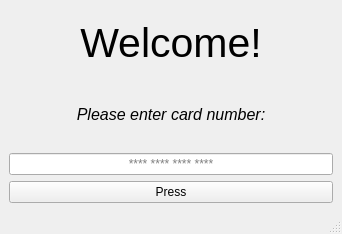
<?xml version="1.0" encoding="UTF-8"?>
<ui version="4.0">
 <class>MainWindow</class>
 <widget class="QMainWindow" name="MainWindow">
  <property name="geometry">
   <rect>
    <x>0</x>
    <y>0</y>
    <width>342</width>
    <height>234</height>
   </rect>
  </property>
  <property name="windowTitle">
   <string>MainWindow</string>
  </property>
  <widget class="QWidget" name="centralwidget">
   <layout class="QVBoxLayout" name="verticalLayout_2">
    <item>
     <layout class="QVBoxLayout" name="verticalLayout">
      <item>
       <widget class="QLabel" name="welcome_label">
        <property name="font">
         <font>
          <pointsize>31</pointsize>
          <weight>50</weight>
          <italic>false</italic>
          <bold>false</bold>
          <underline>false</underline>
          <kerning>true</kerning>
         </font>
        </property>
        <property name="text">
         <string>Welcome!</string>
        </property>
        <property name="scaledContents">
         <bool>true</bool>
        </property>
        <property name="alignment">
         <set>Qt::AlignCenter</set>
        </property>
       </widget>
      </item>
      <item>
       <widget class="QLabel" name="label_2">
        <property name="font">
         <font>
          <pointsize>12</pointsize>
          <italic>true</italic>
         </font>
        </property>
        <property name="text">
         <string>Please enter card number:</string>
        </property>
        <property name="alignment">
         <set>Qt::AlignCenter</set>
        </property>
       </widget>
      </item>
      <item>
       <widget class="QLineEdit" name="lineEdit_2">
        <property name="sizePolicy">
         <sizepolicy hsizetype="Preferred" vsizetype="Fixed">
          <horstretch>2</horstretch>
          <verstretch>0</verstretch>
         </sizepolicy>
        </property>
        <property name="alignment">
         <set>Qt::AlignCenter</set>
        </property>
        <property name="placeholderText">
         <string>**** **** **** ****</string>
        </property>
       </widget>
      </item>
      <item>
       <widget class="QPushButton" name="pushButton">
        <property name="text">
         <string>Press</string>
        </property>
       </widget>
      </item>
     </layout>
    </item>
   </layout>
  </widget>
  <widget class="QMenuBar" name="menubar">
   <property name="geometry">
    <rect>
     <x>0</x>
     <y>0</y>
     <width>342</width>
     <height>21</height>
    </rect>
   </property>
  </widget>
  <widget class="QStatusBar" name="statusbar"/>
 </widget>
 <resources/>
 <connections/>
</ui>
